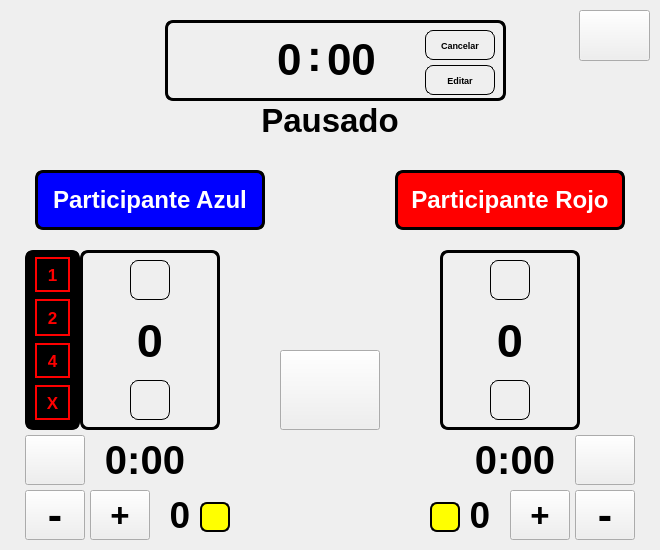
<?xml version="1.0" encoding="UTF-8"?>
<ui version="4.0">
 <class>MainWindow</class>
 <widget class="QMainWindow" name="MainWindow">
  <property name="geometry">
   <rect>
    <x>0</x>
    <y>0</y>
    <width>660</width>
    <height>550</height>
   </rect>
  </property>
  <property name="minimumSize">
   <size>
    <width>660</width>
    <height>550</height>
   </size>
  </property>
  <property name="maximumSize">
   <size>
    <width>660</width>
    <height>550</height>
   </size>
  </property>
  <property name="focusPolicy">
   <enum>Qt::NoFocus</enum>
  </property>
  <property name="windowTitle">
   <string>MainWindow</string>
  </property>
  <property name="styleSheet">
   <string notr="true">
QPushButton {
	color: rgb(0, 0, 0);
	background: transparent;
    border-radius: 10px;
    padding: 10px;
    border: 1px solid black;
}

QPushButton:hover {
	background-color: rgb(206, 206, 206);
}

QPushButton:pressed {
    background-color: rgb(80, 80, 80);
};

background-color: rgb(214, 214, 214);</string>
  </property>
  <widget class="QWidget" name="centralwidget">
   <widget class="QPushButton" name="play_pause">
    <property name="geometry">
     <rect>
      <x>280</x>
      <y>350</y>
      <width>100</width>
      <height>80</height>
     </rect>
    </property>
    <property name="font">
     <font>
      <pointsize>12</pointsize>
     </font>
    </property>
    <property name="styleSheet">
     <string notr="true"/>
    </property>
    <property name="text">
     <string/>
    </property>
    <property name="icon">
     <iconset>
      <normaloff>images/recursos/1200px-Play_Pause_icon_2283501.svg.png</normaloff>images/recursos/1200px-Play_Pause_icon_2283501.svg.png</iconset>
    </property>
    <property name="iconSize">
     <size>
      <width>60</width>
      <height>60</height>
     </size>
    </property>
   </widget>
   <widget class="QFrame" name="pts_azul">
    <property name="geometry">
     <rect>
      <x>80</x>
      <y>250</y>
      <width>140</width>
      <height>180</height>
     </rect>
    </property>
    <property name="styleSheet">
     <string notr="true">border: 3px solid black;
border-radius: 8px;</string>
    </property>
    <property name="frameShape">
     <enum>QFrame::StyledPanel</enum>
    </property>
    <property name="frameShadow">
     <enum>QFrame::Raised</enum>
    </property>
    <widget class="QPushButton" name="subir_pts_azul">
     <property name="geometry">
      <rect>
       <x>50</x>
       <y>10</y>
       <width>40</width>
       <height>40</height>
      </rect>
     </property>
     <property name="styleSheet">
      <string notr="true">border: 1px solid black;</string>
     </property>
     <property name="text">
      <string/>
     </property>
     <property name="icon">
      <iconset>
       <normaloff>images/recursos/arriba.png</normaloff>images/recursos/arriba.png</iconset>
     </property>
     <property name="iconSize">
      <size>
       <width>30</width>
       <height>30</height>
      </size>
     </property>
    </widget>
    <widget class="QPushButton" name="bajar_pts_azul">
     <property name="geometry">
      <rect>
       <x>50</x>
       <y>130</y>
       <width>40</width>
       <height>40</height>
      </rect>
     </property>
     <property name="styleSheet">
      <string notr="true">border: 1px solid black;</string>
     </property>
     <property name="text">
      <string/>
     </property>
     <property name="icon">
      <iconset>
       <normaloff>images/recursos/abajo.png</normaloff>images/recursos/abajo.png</iconset>
     </property>
     <property name="iconSize">
      <size>
       <width>30</width>
       <height>30</height>
      </size>
     </property>
    </widget>
    <widget class="QLabel" name="ctrl_pts_azul">
     <property name="geometry">
      <rect>
       <x>40</x>
       <y>60</y>
       <width>60</width>
       <height>60</height>
      </rect>
     </property>
     <property name="font">
      <font>
       <pointsize>35</pointsize>
       <weight>75</weight>
       <bold>true</bold>
      </font>
     </property>
     <property name="styleSheet">
      <string notr="true">border: none;</string>
     </property>
     <property name="text">
      <string>0</string>
     </property>
     <property name="alignment">
      <set>Qt::AlignCenter</set>
     </property>
    </widget>
   </widget>
   <widget class="QFrame" name="ctrl_tmp">
    <property name="geometry">
     <rect>
      <x>165</x>
      <y>20</y>
      <width>341</width>
      <height>81</height>
     </rect>
    </property>
    <property name="styleSheet">
     <string notr="true">border: 3px solid black;
border-radius: 8px;</string>
    </property>
    <property name="frameShape">
     <enum>QFrame::StyledPanel</enum>
    </property>
    <property name="frameShadow">
     <enum>QFrame::Raised</enum>
    </property>
    <widget class="QLineEdit" name="tiempo">
     <property name="geometry">
      <rect>
       <x>140</x>
       <y>10</y>
       <width>20</width>
       <height>51</height>
      </rect>
     </property>
     <property name="font">
      <font>
       <pointsize>33</pointsize>
       <weight>75</weight>
       <bold>true</bold>
      </font>
     </property>
     <property name="focusPolicy">
      <enum>Qt::NoFocus</enum>
     </property>
     <property name="toolTipDuration">
      <number>-1</number>
     </property>
     <property name="layoutDirection">
      <enum>Qt::LeftToRight</enum>
     </property>
     <property name="styleSheet">
      <string notr="true">background: transparent;
border: none
</string>
     </property>
     <property name="text">
      <string>:</string>
     </property>
     <property name="alignment">
      <set>Qt::AlignLeading|Qt::AlignLeft|Qt::AlignVCenter</set>
     </property>
     <property name="readOnly">
      <bool>true</bool>
     </property>
    </widget>
    <widget class="QPushButton" name="cancelar">
     <property name="geometry">
      <rect>
       <x>260</x>
       <y>10</y>
       <width>70</width>
       <height>30</height>
      </rect>
     </property>
     <property name="font">
      <font>
       <pointsize>7</pointsize>
       <weight>75</weight>
       <bold>true</bold>
       <kerning>false</kerning>
      </font>
     </property>
     <property name="styleSheet">
      <string notr="true">border: 1px solid black</string>
     </property>
     <property name="text">
      <string>Cancelar</string>
     </property>
    </widget>
    <widget class="QPushButton" name="editar">
     <property name="geometry">
      <rect>
       <x>260</x>
       <y>45</y>
       <width>70</width>
       <height>30</height>
      </rect>
     </property>
     <property name="font">
      <font>
       <pointsize>7</pointsize>
       <weight>75</weight>
       <bold>true</bold>
       <kerning>false</kerning>
      </font>
     </property>
     <property name="styleSheet">
      <string notr="true">border: 1px solid black</string>
     </property>
     <property name="text">
      <string>Editar</string>
     </property>
    </widget>
    <widget class="QLineEdit" name="tiempo_min">
     <property name="geometry">
      <rect>
       <x>80</x>
       <y>10</y>
       <width>60</width>
       <height>60</height>
      </rect>
     </property>
     <property name="font">
      <font>
       <pointsize>33</pointsize>
       <weight>75</weight>
       <bold>true</bold>
      </font>
     </property>
     <property name="focusPolicy">
      <enum>Qt::ClickFocus</enum>
     </property>
     <property name="toolTipDuration">
      <number>-1</number>
     </property>
     <property name="layoutDirection">
      <enum>Qt::LeftToRight</enum>
     </property>
     <property name="styleSheet">
      <string notr="true">background: transparent;
border: none
</string>
     </property>
     <property name="text">
      <string>0</string>
     </property>
     <property name="alignment">
      <set>Qt::AlignRight|Qt::AlignTrailing|Qt::AlignVCenter</set>
     </property>
     <property name="readOnly">
      <bool>false</bool>
     </property>
    </widget>
    <widget class="QLineEdit" name="tiempo_seg">
     <property name="geometry">
      <rect>
       <x>160</x>
       <y>10</y>
       <width>60</width>
       <height>60</height>
      </rect>
     </property>
     <property name="font">
      <font>
       <pointsize>33</pointsize>
       <weight>75</weight>
       <bold>true</bold>
      </font>
     </property>
     <property name="focusPolicy">
      <enum>Qt::ClickFocus</enum>
     </property>
     <property name="toolTipDuration">
      <number>-1</number>
     </property>
     <property name="layoutDirection">
      <enum>Qt::LeftToRight</enum>
     </property>
     <property name="styleSheet">
      <string notr="true">background: transparent;
border: none
</string>
     </property>
     <property name="text">
      <string>00</string>
     </property>
     <property name="alignment">
      <set>Qt::AlignLeading|Qt::AlignLeft|Qt::AlignVCenter</set>
     </property>
     <property name="readOnly">
      <bool>false</bool>
     </property>
    </widget>
   </widget>
   <widget class="QLabel" name="participante_azul">
    <property name="geometry">
     <rect>
      <x>35</x>
      <y>170</y>
      <width>230</width>
      <height>60</height>
     </rect>
    </property>
    <property name="font">
     <font>
      <pointsize>18</pointsize>
      <weight>75</weight>
      <bold>true</bold>
     </font>
    </property>
    <property name="styleSheet">
     <string notr="true">border: 3px solid black;
background-color: rgb(0, 0, 255);
border-radius: 8px;
color: rgb(255, 255, 255);</string>
    </property>
    <property name="text">
     <string>Participante Azul</string>
    </property>
    <property name="alignment">
     <set>Qt::AlignCenter</set>
    </property>
    <property name="wordWrap">
     <bool>true</bool>
    </property>
   </widget>
   <widget class="QLabel" name="participante_rojo">
    <property name="geometry">
     <rect>
      <x>395</x>
      <y>170</y>
      <width>230</width>
      <height>60</height>
     </rect>
    </property>
    <property name="font">
     <font>
      <pointsize>18</pointsize>
      <weight>75</weight>
      <bold>true</bold>
     </font>
    </property>
    <property name="styleSheet">
     <string notr="true">border: 3px solid black;
border-radius: 8px;
color: rgb(255, 255, 255);
background-color: rgb(255, 0, 0);</string>
    </property>
    <property name="text">
     <string>Participante Rojo</string>
    </property>
    <property name="alignment">
     <set>Qt::AlignCenter</set>
    </property>
    <property name="wordWrap">
     <bool>true</bool>
    </property>
   </widget>
   <widget class="QFrame" name="pts_rojo">
    <property name="geometry">
     <rect>
      <x>440</x>
      <y>250</y>
      <width>140</width>
      <height>180</height>
     </rect>
    </property>
    <property name="styleSheet">
     <string notr="true">border: 3px solid black;
border-radius: 8px;</string>
    </property>
    <property name="frameShape">
     <enum>QFrame::StyledPanel</enum>
    </property>
    <property name="frameShadow">
     <enum>QFrame::Raised</enum>
    </property>
    <widget class="QPushButton" name="subir_pts_rojo">
     <property name="geometry">
      <rect>
       <x>50</x>
       <y>10</y>
       <width>40</width>
       <height>40</height>
      </rect>
     </property>
     <property name="styleSheet">
      <string notr="true">border: 1px solid black;</string>
     </property>
     <property name="text">
      <string/>
     </property>
     <property name="icon">
      <iconset>
       <normaloff>images/recursos/arriba.png</normaloff>images/recursos/arriba.png</iconset>
     </property>
     <property name="iconSize">
      <size>
       <width>30</width>
       <height>30</height>
      </size>
     </property>
    </widget>
    <widget class="QPushButton" name="bajar_pts_rojo">
     <property name="geometry">
      <rect>
       <x>50</x>
       <y>130</y>
       <width>40</width>
       <height>40</height>
      </rect>
     </property>
     <property name="styleSheet">
      <string notr="true">border: 1px solid black;</string>
     </property>
     <property name="text">
      <string/>
     </property>
     <property name="icon">
      <iconset>
       <normaloff>images/recursos/abajo.png</normaloff>images/recursos/abajo.png</iconset>
     </property>
     <property name="iconSize">
      <size>
       <width>30</width>
       <height>30</height>
      </size>
     </property>
    </widget>
    <widget class="QLabel" name="ctrl_pts_rojo">
     <property name="geometry">
      <rect>
       <x>40</x>
       <y>60</y>
       <width>60</width>
       <height>60</height>
      </rect>
     </property>
     <property name="font">
      <font>
       <pointsize>35</pointsize>
       <weight>75</weight>
       <bold>true</bold>
      </font>
     </property>
     <property name="styleSheet">
      <string notr="true">border: none;</string>
     </property>
     <property name="text">
      <string>0</string>
     </property>
     <property name="alignment">
      <set>Qt::AlignCenter</set>
     </property>
    </widget>
   </widget>
   <widget class="QPushButton" name="configuracion">
    <property name="geometry">
     <rect>
      <x>579</x>
      <y>10</y>
      <width>71</width>
      <height>51</height>
     </rect>
    </property>
    <property name="font">
     <font>
      <pointsize>12</pointsize>
     </font>
    </property>
    <property name="styleSheet">
     <string notr="true"/>
    </property>
    <property name="text">
     <string/>
    </property>
    <property name="iconSize">
     <size>
      <width>60</width>
      <height>60</height>
     </size>
    </property>
   </widget>
   <widget class="QLabel" name="pausado">
    <property name="geometry">
     <rect>
      <x>250</x>
      <y>100</y>
      <width>160</width>
      <height>40</height>
     </rect>
    </property>
    <property name="font">
     <font>
      <pointsize>25</pointsize>
      <weight>75</weight>
      <bold>true</bold>
     </font>
    </property>
    <property name="styleSheet">
     <string notr="true">background: transparent;</string>
    </property>
    <property name="text">
     <string>Pausado</string>
    </property>
    <property name="alignment">
     <set>Qt::AlignCenter</set>
    </property>
   </widget>
   <widget class="QFrame" name="dar_pts">
    <property name="geometry">
     <rect>
      <x>25</x>
      <y>250</y>
      <width>55</width>
      <height>180</height>
     </rect>
    </property>
    <property name="styleSheet">
     <string notr="true">QFrame {
	border: 3px solid black;
	border-radius: 8px;
	background-color: rgb(0, 0, 0);
}

QPushButton { color: rgb(255, 0, 0); border: 2px solid rgb(255, 0, 0); }</string>
    </property>
    <property name="frameShape">
     <enum>QFrame::StyledPanel</enum>
    </property>
    <property name="frameShadow">
     <enum>QFrame::Raised</enum>
    </property>
    <widget class="QPushButton" name="un_pto">
     <property name="geometry">
      <rect>
       <x>10</x>
       <y>7</y>
       <width>35</width>
       <height>35</height>
      </rect>
     </property>
     <property name="font">
      <font>
       <pointsize>13</pointsize>
       <weight>75</weight>
       <bold>true</bold>
      </font>
     </property>
     <property name="styleSheet">
      <string notr="true"/>
     </property>
     <property name="text">
      <string>1</string>
     </property>
    </widget>
    <widget class="QPushButton" name="dos_pts">
     <property name="geometry">
      <rect>
       <x>10</x>
       <y>49</y>
       <width>35</width>
       <height>37</height>
      </rect>
     </property>
     <property name="font">
      <font>
       <family>MS Shell Dlg 2</family>
       <pointsize>13</pointsize>
       <weight>75</weight>
       <italic>false</italic>
       <bold>true</bold>
       <stylestrategy>PreferDefault</stylestrategy>
       <kerning>false</kerning>
      </font>
     </property>
     <property name="styleSheet">
      <string notr="true"/>
     </property>
     <property name="text">
      <string>2</string>
     </property>
    </widget>
    <widget class="QPushButton" name="cuatro_pts">
     <property name="geometry">
      <rect>
       <x>10</x>
       <y>93</y>
       <width>35</width>
       <height>35</height>
      </rect>
     </property>
     <property name="font">
      <font>
       <pointsize>13</pointsize>
       <weight>75</weight>
       <bold>true</bold>
      </font>
     </property>
     <property name="styleSheet">
      <string notr="true"/>
     </property>
     <property name="text">
      <string>4</string>
     </property>
    </widget>
    <widget class="QPushButton" name="cerrar_dar_pts">
     <property name="geometry">
      <rect>
       <x>10</x>
       <y>135</y>
       <width>35</width>
       <height>35</height>
      </rect>
     </property>
     <property name="font">
      <font>
       <pointsize>13</pointsize>
       <weight>75</weight>
       <bold>true</bold>
      </font>
     </property>
     <property name="styleSheet">
      <string notr="true"/>
     </property>
     <property name="text">
      <string>X</string>
     </property>
    </widget>
   </widget>
   <widget class="QPushButton" name="tm_azul">
    <property name="geometry">
     <rect>
      <x>25</x>
      <y>435</y>
      <width>60</width>
      <height>50</height>
     </rect>
    </property>
    <property name="font">
     <font>
      <pointsize>12</pointsize>
     </font>
    </property>
    <property name="layoutDirection">
     <enum>Qt::LeftToRight</enum>
    </property>
    <property name="styleSheet">
     <string notr="true"/>
    </property>
    <property name="text">
     <string/>
    </property>
    <property name="icon">
     <iconset>
      <normaloff>images/recursos/Sin título.png</normaloff>
      <activeon>images/recursos/images.png</activeon>images/recursos/Sin título.png</iconset>
    </property>
    <property name="iconSize">
     <size>
      <width>60</width>
      <height>60</height>
     </size>
    </property>
   </widget>
   <widget class="QPushButton" name="tm_rojo">
    <property name="geometry">
     <rect>
      <x>575</x>
      <y>435</y>
      <width>60</width>
      <height>50</height>
     </rect>
    </property>
    <property name="font">
     <font>
      <pointsize>12</pointsize>
     </font>
    </property>
    <property name="styleSheet">
     <string notr="true"/>
    </property>
    <property name="text">
     <string/>
    </property>
    <property name="icon">
     <iconset>
      <normaloff>images/recursos/Sin título.png</normaloff>images/recursos/Sin título.png</iconset>
    </property>
    <property name="iconSize">
     <size>
      <width>60</width>
      <height>60</height>
     </size>
    </property>
   </widget>
   <widget class="QPushButton" name="tm_azul_2">
    <property name="geometry">
     <rect>
      <x>25</x>
      <y>490</y>
      <width>60</width>
      <height>50</height>
     </rect>
    </property>
    <property name="font">
     <font>
      <pointsize>32</pointsize>
      <weight>75</weight>
      <bold>true</bold>
     </font>
    </property>
    <property name="layoutDirection">
     <enum>Qt::LeftToRight</enum>
    </property>
    <property name="styleSheet">
     <string notr="true"/>
    </property>
    <property name="text">
     <string>-</string>
    </property>
    <property name="iconSize">
     <size>
      <width>60</width>
      <height>60</height>
     </size>
    </property>
   </widget>
   <widget class="QPushButton" name="tm_azul_3">
    <property name="geometry">
     <rect>
      <x>90</x>
      <y>490</y>
      <width>60</width>
      <height>50</height>
     </rect>
    </property>
    <property name="font">
     <font>
      <pointsize>25</pointsize>
      <weight>75</weight>
      <bold>true</bold>
     </font>
    </property>
    <property name="layoutDirection">
     <enum>Qt::LeftToRight</enum>
    </property>
    <property name="styleSheet">
     <string notr="true"/>
    </property>
    <property name="text">
     <string>+</string>
    </property>
    <property name="iconSize">
     <size>
      <width>60</width>
      <height>60</height>
     </size>
    </property>
   </widget>
   <widget class="QPushButton" name="tm_azul_4">
    <property name="geometry">
     <rect>
      <x>575</x>
      <y>490</y>
      <width>60</width>
      <height>50</height>
     </rect>
    </property>
    <property name="font">
     <font>
      <pointsize>32</pointsize>
      <weight>75</weight>
      <bold>true</bold>
     </font>
    </property>
    <property name="layoutDirection">
     <enum>Qt::LeftToRight</enum>
    </property>
    <property name="styleSheet">
     <string notr="true"/>
    </property>
    <property name="text">
     <string>-</string>
    </property>
    <property name="iconSize">
     <size>
      <width>60</width>
      <height>60</height>
     </size>
    </property>
   </widget>
   <widget class="QPushButton" name="tm_azul_5">
    <property name="geometry">
     <rect>
      <x>510</x>
      <y>490</y>
      <width>60</width>
      <height>50</height>
     </rect>
    </property>
    <property name="font">
     <font>
      <pointsize>25</pointsize>
      <weight>75</weight>
      <bold>true</bold>
     </font>
    </property>
    <property name="layoutDirection">
     <enum>Qt::LeftToRight</enum>
    </property>
    <property name="styleSheet">
     <string notr="true"/>
    </property>
    <property name="text">
     <string>+</string>
    </property>
    <property name="iconSize">
     <size>
      <width>60</width>
      <height>60</height>
     </size>
    </property>
   </widget>
   <widget class="QLabel" name="amarillas_azul">
    <property name="geometry">
     <rect>
      <x>160</x>
      <y>490</y>
      <width>40</width>
      <height>50</height>
     </rect>
    </property>
    <property name="font">
     <font>
      <pointsize>28</pointsize>
      <weight>75</weight>
      <bold>true</bold>
     </font>
    </property>
    <property name="styleSheet">
     <string notr="true">background: transparent;</string>
    </property>
    <property name="text">
     <string>0</string>
    </property>
    <property name="alignment">
     <set>Qt::AlignCenter</set>
    </property>
   </widget>
   <widget class="QLabel" name="icon_amariila1">
    <property name="geometry">
     <rect>
      <x>200</x>
      <y>502</y>
      <width>30</width>
      <height>30</height>
     </rect>
    </property>
    <property name="font">
     <font>
      <pointsize>28</pointsize>
      <weight>50</weight>
      <bold>false</bold>
     </font>
    </property>
    <property name="styleSheet">
     <string notr="true">background-color: rgb(255, 255, 0);
border: 2px solid black;
border-radius: 7px</string>
    </property>
    <property name="text">
     <string/>
    </property>
    <property name="alignment">
     <set>Qt::AlignCenter</set>
    </property>
   </widget>
   <widget class="QLabel" name="amarillas_azul_2">
    <property name="geometry">
     <rect>
      <x>460</x>
      <y>490</y>
      <width>40</width>
      <height>50</height>
     </rect>
    </property>
    <property name="font">
     <font>
      <pointsize>28</pointsize>
      <weight>75</weight>
      <bold>true</bold>
     </font>
    </property>
    <property name="styleSheet">
     <string notr="true">background: transparent;</string>
    </property>
    <property name="text">
     <string>0</string>
    </property>
    <property name="alignment">
     <set>Qt::AlignCenter</set>
    </property>
   </widget>
   <widget class="QLabel" name="icon_amariila1_2">
    <property name="geometry">
     <rect>
      <x>430</x>
      <y>502</y>
      <width>30</width>
      <height>30</height>
     </rect>
    </property>
    <property name="font">
     <font>
      <pointsize>28</pointsize>
      <weight>50</weight>
      <bold>false</bold>
     </font>
    </property>
    <property name="styleSheet">
     <string notr="true">background-color: rgb(255, 255, 0);
border: 2px solid black;
border-radius: 7px</string>
    </property>
    <property name="text">
     <string/>
    </property>
    <property name="alignment">
     <set>Qt::AlignCenter</set>
    </property>
   </widget>
   <widget class="QLabel" name="ctrl_pts_azul_2">
    <property name="geometry">
     <rect>
      <x>100</x>
      <y>435</y>
      <width>90</width>
      <height>50</height>
     </rect>
    </property>
    <property name="font">
     <font>
      <pointsize>30</pointsize>
      <weight>75</weight>
      <bold>true</bold>
     </font>
    </property>
    <property name="styleSheet">
     <string notr="true">border: none;</string>
    </property>
    <property name="text">
     <string>0:00</string>
    </property>
    <property name="alignment">
     <set>Qt::AlignCenter</set>
    </property>
   </widget>
   <widget class="QLabel" name="ctrl_pts_azul_3">
    <property name="geometry">
     <rect>
      <x>470</x>
      <y>435</y>
      <width>90</width>
      <height>50</height>
     </rect>
    </property>
    <property name="font">
     <font>
      <pointsize>30</pointsize>
      <weight>75</weight>
      <bold>true</bold>
     </font>
    </property>
    <property name="styleSheet">
     <string notr="true">border: none;</string>
    </property>
    <property name="text">
     <string>0:00</string>
    </property>
    <property name="alignment">
     <set>Qt::AlignCenter</set>
    </property>
   </widget>
  </widget>
 </widget>
 <resources/>
 <connections/>
</ui>
